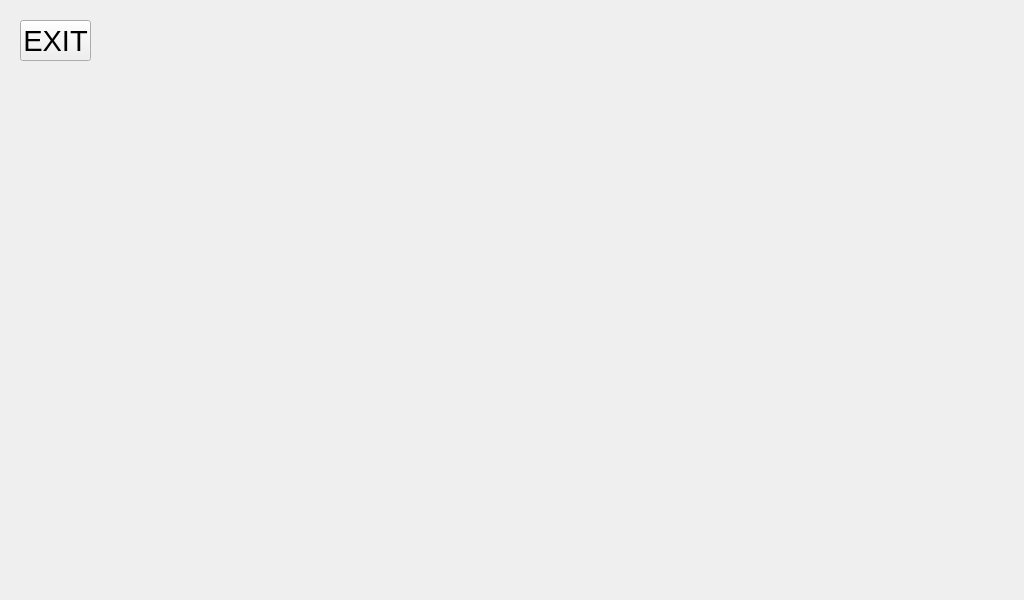
<?xml version="1.0" encoding="UTF-8"?>
<ui version="4.0">
 <class>VideoWidget</class>
 <widget class="QWidget" name="VideoWidget">
  <property name="geometry">
   <rect>
    <x>0</x>
    <y>0</y>
    <width>1024</width>
    <height>600</height>
   </rect>
  </property>
  <property name="minimumSize">
   <size>
    <width>1024</width>
    <height>600</height>
   </size>
  </property>
  <property name="maximumSize">
   <size>
    <width>1024</width>
    <height>600</height>
   </size>
  </property>
  <property name="windowTitle">
   <string>Form</string>
  </property>
  <widget class="QPushButton" name="pushButton">
   <property name="geometry">
    <rect>
     <x>20</x>
     <y>20</y>
     <width>71</width>
     <height>41</height>
    </rect>
   </property>
   <property name="font">
    <font>
     <pointsize>22</pointsize>
    </font>
   </property>
   <property name="text">
    <string>EXIT</string>
   </property>
  </widget>
 </widget>
 <resources/>
 <connections/>
</ui>
